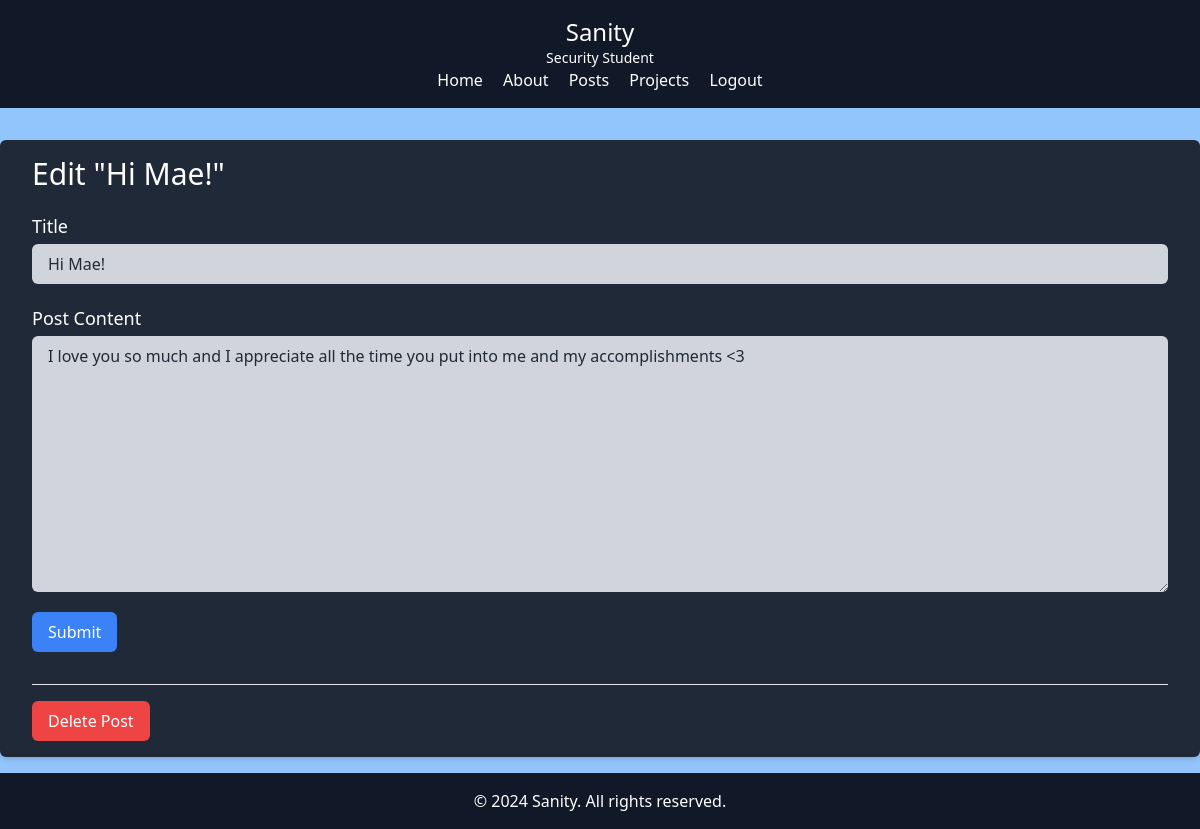
/7/edit/ (signed in), run on the app's committed database.
### tables this page shows
CREATE TABLE posts (
    id INTEGER PRIMARY KEY AUTOINCREMENT,
    created TIMESTAMP NOT NULL DEFAULT CURRENT_TIMESTAMP,
    title TEXT NOT NULL,
    content TEXT NOT NULL
);

### main.py (the view, shortened to what this page needs)
@app.route('/<int:id>/edit/', methods=('GET', 'POST'))
def edit(id):
    post = get_post(id)
    if not current_user.is_authenticated:
        return redirect(url_for('login'))
    if current_user.username != 'admin':
        abort(403)
    return render_template('edit.html', post=post)

### main.py (called while the page is built)
def get_db_connection():
    conn = sqlite3.connect('database.db')
    conn.row_factory = sqlite3.Row # Resultaten opvragen als een dictionary, in plaats van tuples (), komt het nu in rijen met kolommen te staan.
    return conn

@login_manager.user_loader
def load_user(user_id):
    conn = get_db_connection()
    cursor = conn.cursor()
    cursor.execute('SELECT * FROM users WHERE id = ?', (user_id,))
    user_data = cursor.fetchone()
    conn.close()
    if user_data:
        return User(user_data['id'], user_data['username'], user_data['password'])
    else:
        return None

def get_post(post_id):
    conn = get_db_connection()
    post = conn.execute('SELECT * FROM posts WHERE id = ?',
                        (post_id,)).fetchone()
    conn.close()
    if post is None:
        abort(404) # Als een post niet gevonden is, geef een 404 error
    return post

### templates/edit.html (shortened to what this page needs)
{% extends 'base.html' %}
{% block content %}
<section class="flex-grow mx-auto mt-8 mb-4 px-8 py-4 bg-gray-800 rounded-md shadow-md">
  <h1 class="text-white text-3xl mb-5">Edit "{{ post['title'] }}"</h1>
  <form method="post">
    <div class="mt-5">
      <label for="title" class="text-white text-lg">Title</label>
      <input type="text" name="title" placeholder="Post title"
                                      value="{{ request.form['title'] or post['title'] }}"
                                      class="block w-full py-2 px-4 mt-1 rounded-md bg-gray-300 text-gray-800 focus:outline-none focus:bg-white">
    </div>
    <div class="mt-5">
      <label for="content" class="text-white text-lg">Post Content</label>
      <textarea name="content" placeholder="Post content" rows="10"
                                                          class="block w-full py-2 px-4 mt-1 rounded-md bg-gray-300 text-gray-800 focus:outline-none focus:bg-white">{{ request.form['content'] or post['content'] }}</textarea>
    </div>
    <button type="submit"
            class="mt-5 py-2 px-4 bg-blue-500 text-white rounded-md hover:bg-blue-600 focus:outline-none focus:bg-blue-600">Submit</button>
  </form>
  <hr class="mt-8">
  <form action="{{ url_for('delete', id=post['id']) }}" method="POST">
    <input type="submit" class="mt-4 py-2 px-4 bg-red-500 text-white rounded-md hover:bg-red-600 focus:outline-none focus:bg-red-600"
                         value="Delete Post" onclick="return confirm('Are you sure you want to delete the post?')">
  </form>
</section>
{% endblock %}

### data on the page
posts: title "Hi Mae!", content "I love you so much and I appreciate all the time you put into me and my accomplishments <3"
